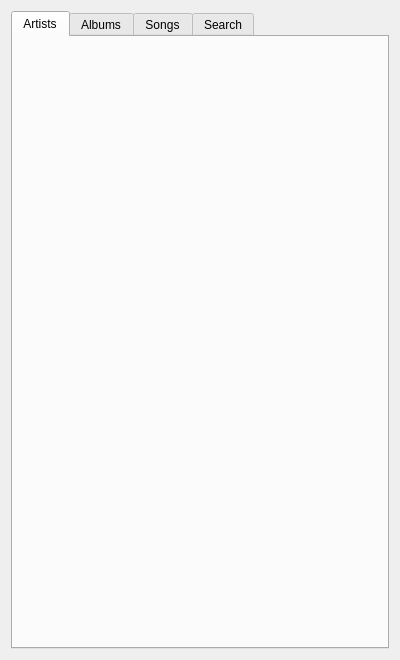
<?xml version="1.0" encoding="UTF-8"?>
<ui version="4.0">
 <class>StreamingFavoritesView</class>
 <widget class="QWidget" name="StreamingFavoritesView">
  <property name="geometry">
   <rect>
    <x>0</x>
    <y>0</y>
    <width>400</width>
    <height>660</height>
   </rect>
  </property>
  <property name="windowTitle">
   <string>Streaming Tabs View</string>
  </property>
  <layout class="QVBoxLayout" name="layout_streamingfavoritesview">
   <item>
    <widget class="QTabWidget" name="tabs">
     <property name="sizePolicy">
      <sizepolicy hsizetype="MinimumExpanding" vsizetype="MinimumExpanding">
       <horstretch>0</horstretch>
       <verstretch>0</verstretch>
      </sizepolicy>
     </property>
     <property name="currentIndex">
      <number>0</number>
     </property>
     <widget class="QWidget" name="artists">
      <attribute name="title">
       <string>Artists</string>
      </attribute>
      <layout class="QVBoxLayout" name="verticalLayout_7">
       <property name="leftMargin">
        <number>0</number>
       </property>
       <property name="topMargin">
        <number>0</number>
       </property>
       <property name="rightMargin">
        <number>0</number>
       </property>
       <property name="bottomMargin">
        <number>0</number>
       </property>
       <item>
        <widget class="StreamingCollectionViewContainer" name="artists_collection" native="true"/>
       </item>
      </layout>
     </widget>
     <widget class="QWidget" name="albums">
      <attribute name="title">
       <string>Albums</string>
      </attribute>
      <layout class="QVBoxLayout" name="verticalLayout_8">
       <property name="leftMargin">
        <number>0</number>
       </property>
       <property name="topMargin">
        <number>0</number>
       </property>
       <property name="rightMargin">
        <number>0</number>
       </property>
       <property name="bottomMargin">
        <number>0</number>
       </property>
       <item>
        <widget class="StreamingCollectionViewContainer" name="albums_collection" native="true"/>
       </item>
      </layout>
     </widget>
     <widget class="QWidget" name="songs">
      <attribute name="title">
       <string>Songs</string>
      </attribute>
      <layout class="QVBoxLayout" name="verticalLayout_9">
       <property name="leftMargin">
        <number>0</number>
       </property>
       <property name="topMargin">
        <number>0</number>
       </property>
       <property name="rightMargin">
        <number>0</number>
       </property>
       <property name="bottomMargin">
        <number>0</number>
       </property>
       <item>
        <widget class="StreamingCollectionViewContainer" name="songs_collection" native="true"/>
       </item>
      </layout>
     </widget>
     <widget class="QWidget" name="search">
      <attribute name="title">
       <string>Search</string>
      </attribute>
      <layout class="QVBoxLayout" name="verticalLayout_2">
       <property name="leftMargin">
        <number>0</number>
       </property>
       <property name="topMargin">
        <number>0</number>
       </property>
       <property name="rightMargin">
        <number>0</number>
       </property>
       <property name="bottomMargin">
        <number>0</number>
       </property>
       <item>
        <widget class="StreamingSearchView" name="search_view" native="true"/>
       </item>
      </layout>
     </widget>
    </widget>
   </item>
  </layout>
 </widget>
 <customwidgets>
  <customwidget>
   <class>StreamingSearchView</class>
   <extends>QWidget</extends>
   <header>streaming/streamingsearchview.h</header>
   <container>1</container>
  </customwidget>
  <customwidget>
   <class>StreamingCollectionViewContainer</class>
   <extends>QWidget</extends>
   <header>streaming/streamingcollectionviewcontainer.h</header>
   <container>1</container>
  </customwidget>
 </customwidgets>
 <resources/>
 <connections/>
</ui>
